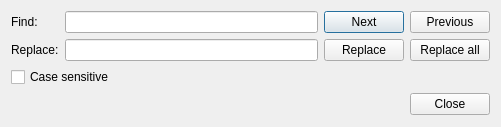
<?xml version="1.0" encoding="UTF-8"?>
<ui version="4.0">
 <class>FindDialog</class>
 <widget class="QDialog" name="FindDialog">
  <property name="geometry">
   <rect>
    <x>0</x>
    <y>0</y>
    <width>501</width>
    <height>127</height>
   </rect>
  </property>
  <property name="windowTitle">
   <string>Find and replace</string>
  </property>
  <layout class="QVBoxLayout" name="verticalLayout">
   <item>
    <layout class="QHBoxLayout" name="horizontalLayout">
     <item>
      <layout class="QFormLayout" name="formLayout">
       <item row="0" column="0">
        <widget class="QLabel" name="label">
         <property name="text">
          <string>Find:</string>
         </property>
        </widget>
       </item>
       <item row="0" column="1">
        <widget class="QLineEdit" name="FindText_"/>
       </item>
       <item row="1" column="0">
        <widget class="QLabel" name="label_2">
         <property name="text">
          <string>Replace:</string>
         </property>
        </widget>
       </item>
       <item row="1" column="1">
        <widget class="QLineEdit" name="ReplaceText_"/>
       </item>
      </layout>
     </item>
     <item>
      <layout class="QGridLayout" name="gridLayout">
       <item row="0" column="0">
        <widget class="QPushButton" name="Next_">
         <property name="text">
          <string>Next</string>
         </property>
         <property name="icon">
          <iconset theme="arrow-down"/>
         </property>
        </widget>
       </item>
       <item row="0" column="1">
        <widget class="QPushButton" name="Previous_">
         <property name="text">
          <string>Previous</string>
         </property>
         <property name="icon">
          <iconset theme="arrow-up"/>
         </property>
        </widget>
       </item>
       <item row="1" column="0">
        <widget class="QPushButton" name="Replace_">
         <property name="text">
          <string>Replace</string>
         </property>
        </widget>
       </item>
       <item row="1" column="1">
        <widget class="QPushButton" name="ReplaceAll_">
         <property name="text">
          <string>Replace all</string>
         </property>
        </widget>
       </item>
      </layout>
     </item>
    </layout>
   </item>
   <item>
    <widget class="QCheckBox" name="CaseSensitive_">
     <property name="text">
      <string>Case sensitive</string>
     </property>
    </widget>
   </item>
   <item>
    <widget class="QDialogButtonBox" name="buttonBox">
     <property name="orientation">
      <enum>Qt::Horizontal</enum>
     </property>
     <property name="standardButtons">
      <set>QDialogButtonBox::Close</set>
     </property>
    </widget>
   </item>
  </layout>
 </widget>
 <resources/>
 <connections>
  <connection>
   <sender>buttonBox</sender>
   <signal>accepted()</signal>
   <receiver>FindDialog</receiver>
   <slot>accept()</slot>
   <hints>
    <hint type="sourcelabel">
     <x>248</x>
     <y>254</y>
    </hint>
    <hint type="destinationlabel">
     <x>157</x>
     <y>274</y>
    </hint>
   </hints>
  </connection>
  <connection>
   <sender>buttonBox</sender>
   <signal>rejected()</signal>
   <receiver>FindDialog</receiver>
   <slot>reject()</slot>
   <hints>
    <hint type="sourcelabel">
     <x>316</x>
     <y>260</y>
    </hint>
    <hint type="destinationlabel">
     <x>286</x>
     <y>274</y>
    </hint>
   </hints>
  </connection>
 </connections>
</ui>
